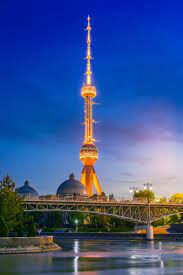
#> input picture Computer Vision/rasmlar/Tashkent.jfif, 183 x 275 px, given in place of Tashkent.png, which was not available
$ jupyter execute dars_1_uygavazifa.ipynb   (text cells are left out)
#> lines starting #> are read from the running program, lines starting #| are printed output that depends on the picture; after the words box and inside, x2 and y2 are one past the last pixel; in counts of white or black regions, pixels touching at a corner belong together; pictures that were not available may be replaced by others from this repository, and a replacement may not be noted
[cell 1]
import numpy as np
import cv2

[cell 2]
rasm = cv2.imread("rasmlar/Tashkent.png")
#> rasm is the input picture: shape (275, 183, 3); mean B, G, R 142.3, 84.1, 59.3
cv2.imshow("rasm",rasm)
cv2.waitKey(0)
cv2.destroyAllWindows()

[cell 3]
print(rasm.shape)
#| (275, 183, 3)

[cell 4]
rasm = rasm[150:250,50:150]#rasm array bo'lgani uchun index orqali qirqib olsak bo'ladi
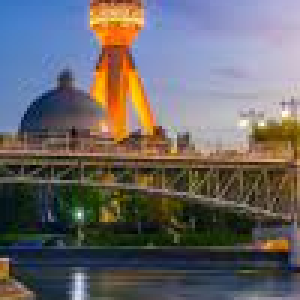
#> rasm: shape (100, 100, 3) (shown 3 times larger); mean B, G, R 102.8, 101.7, 105.2

[cell 5]
print(rasm.shape)
#| (100, 100, 3)

[cell 6]
cv2.imshow("rasm",rasm)
cv2.waitKey(0)
cv2.destroyAllWindows()

[cell 7]
img = cv2.imread("rasmlar/Tashkent.png")
def resize(scale, img):
#> called with scale = 4
    img = np.repeat(img, scale, axis=0)#axisis 0 bo'yicha cho'zish
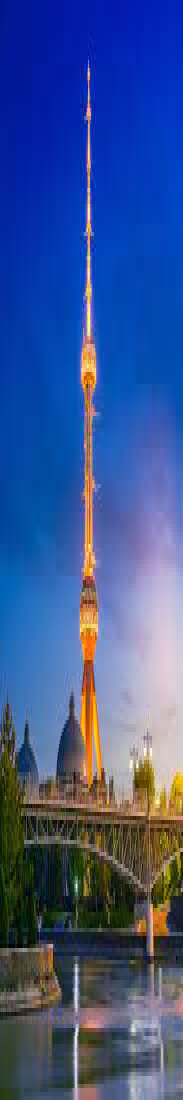
#> img: shape (1100, 183, 3); mean of channels 0, 1, 2 142.3, 84.1, 59.3; drawn as B, G, R
    img = np.repeat(img, scale, axis=1)#axisis 1 bo'yicha cho'zish
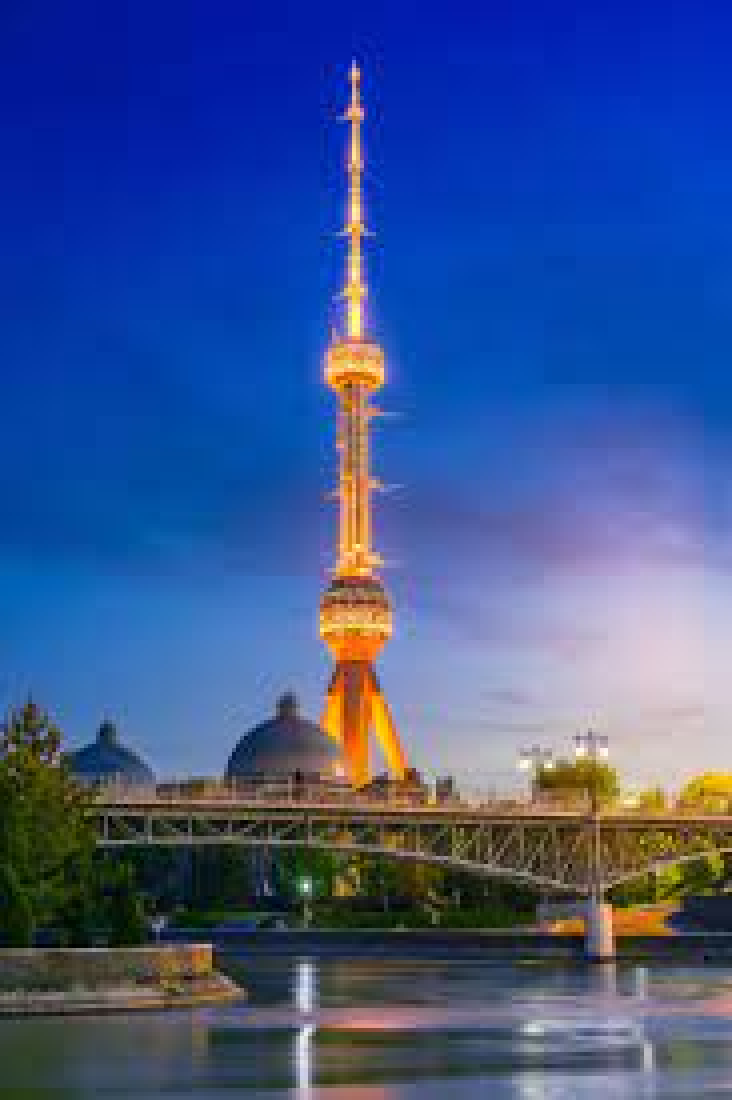
#> img: shape (1100, 732, 3); mean of channels 0, 1, 2 142.3, 84.1, 59.3; drawn as B, G, R
    cv2.imshow("rasm", img)
    cv2.waitKey(0)
    cv2.destroyAllWindows()
resize(4,img)

[cell 8]
rasm = cv2.rectangle(img,(0,0),(100,100),(0,0,255))#to'rtburchak chizish funksiyasi
#> rasm: shape (275, 183, 3)
cv2.imshow("rasm", img)
cv2.waitKey(0)
cv2.destroyAllWindows()

[cell 9]
rasm = cv2.circle(rasm,(100,100),50,(0,0,255))#aylana chirish funksiyasi
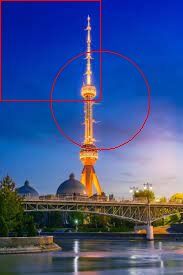
#> rasm: shape (275, 183, 3); mean B, G, R 140, 83.3, 62.4
cv2.imshow("rasm", img)
cv2.waitKey(0)
cv2.destroyAllWindows()

[cell 10]
rasm = cv2.line(rasm,(50,50),(150,150),(0,0,255))#chizziq chizish funksiaysi
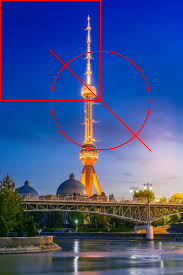
#> rasm: shape (275, 183, 3); 0.19% of pixels changed, all inside (x1, y1, x2, y2) = (50, 50, 151, 151)
cv2.imshow("rasm", img)
cv2.waitKey(0)
cv2.destroyAllWindows()

[cell 11]
rasm_1 = cv2.imread("rasmlar/tashkent.jpg")
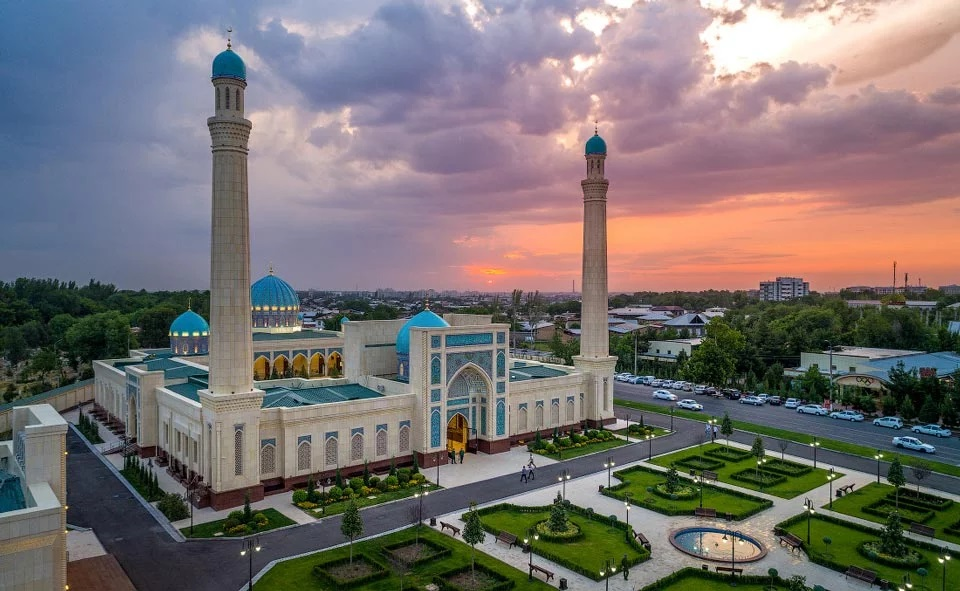
#> input picture Computer Vision/rasmlar/tashkent.jpg, 960 x 591 px
#> rasm_1 is the input picture: shape (591, 960, 3); mean B, G, R 113.3, 113.6, 120.3
cv2.imshow("rasm", rasm_1)
cv2.waitKey(0)
cv2.destroyAllWindows()

[cell 12]
rasm_2 = cv2.imread("rasmlar/tashkent1.jpg")
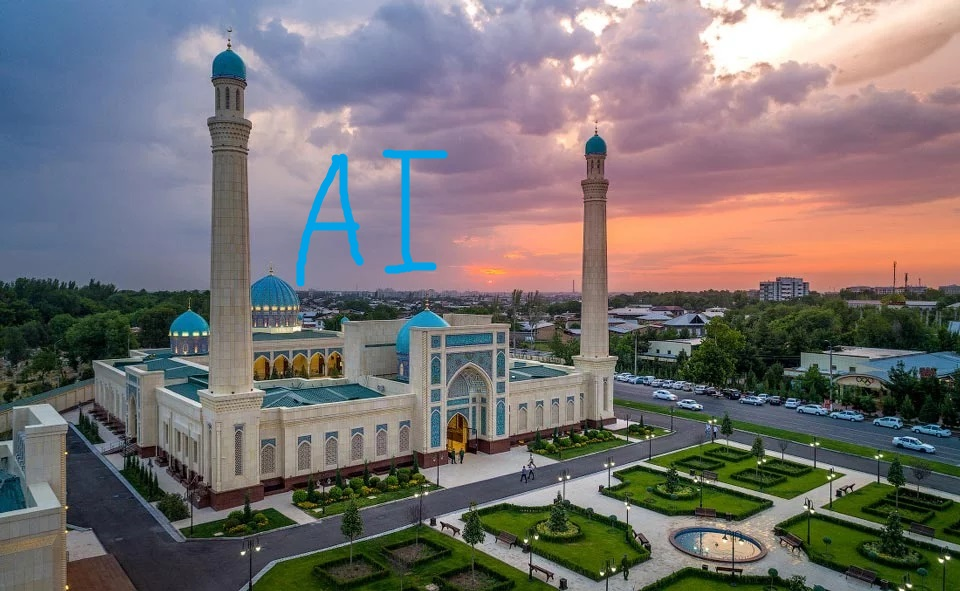
#> input picture Computer Vision/rasmlar/tashkent1.jpg, 960 x 591 px
#> rasm_2 is the input picture: shape (591, 960, 3); mean B, G, R 113.9, 113.7, 119.2
cv2.imshow("rasm_1", rasm_2)
cv2.waitKey(0)
cv2.destroyAllWindows()

[cell 13]
rasm_3 = cv2.subtract(rasm_1,rasm_2)
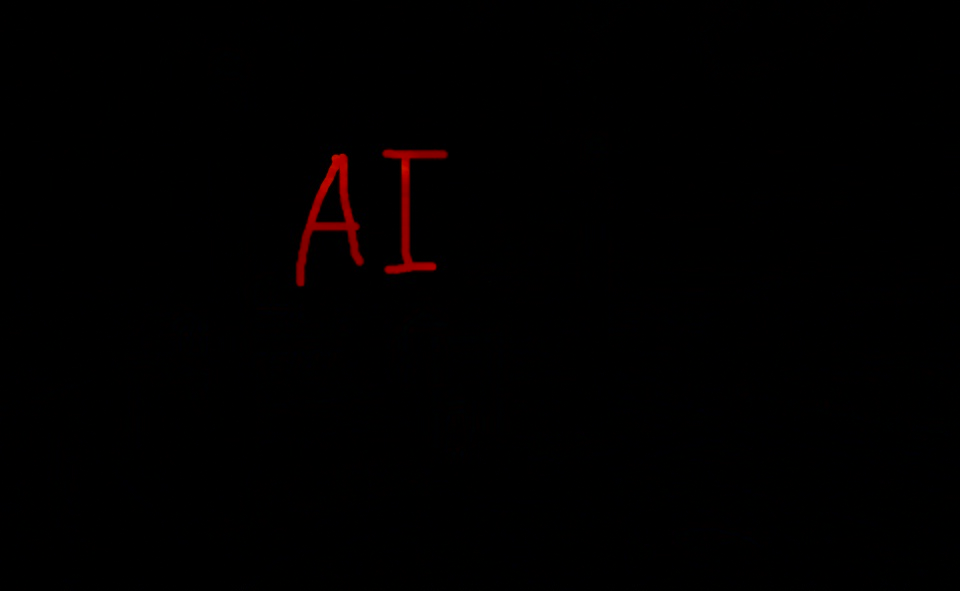
#> rasm_3: shape (591, 960, 3); mean B, G, R 0.2, 0.1, 1.2
cv2.imshow("rasm_3", rasm_3)
cv2.waitKey(0)
cv2.destroyAllWindows()
